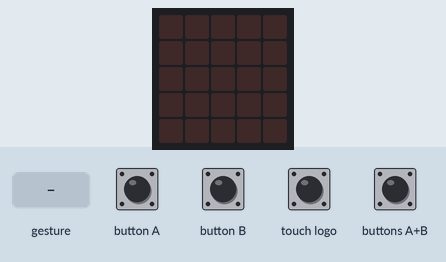
Recording of a program running on a simulated BBC micro:bit (MakeCode). Parts: the board's 5×5 LED display. Inputs (shaded band) come from the test bench. A tilt is held for 1.5 s and a shake lasts 1 s, then the board lies face up again.

Above: at 1.2 s.
1.3 s: button A pressed for 0.15 s
At 2.2 s:
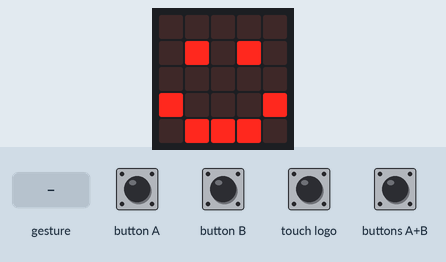
2.9 s: button B pressed for 0.15 s
At 3.4 s:
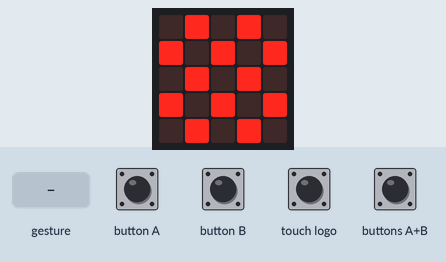
4.5 s: touch logo pressed for 0.15 s
At 5.8 s:
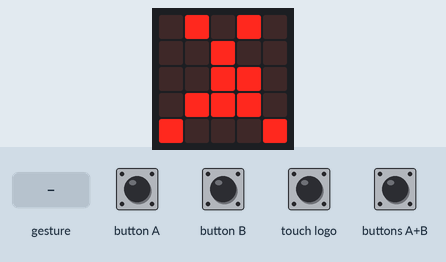
6.1 s: buttons A+B pressed for 0.15 s
At 7.0 s:
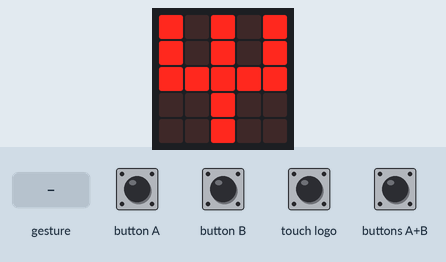
7.7 s: gesture 'shake'
At 8.9 s:
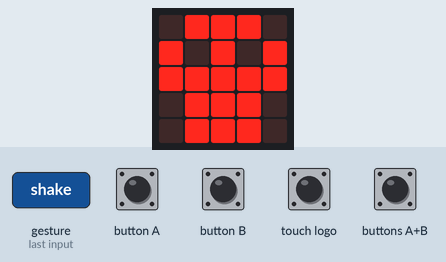
9.4 s: sound turns loud
At 10.0 s:
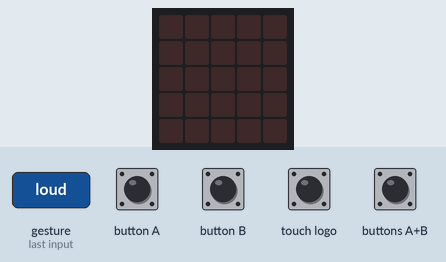
Timing chart, 0 to 11.9 s (numbered marks = the images above; inputs shaded):
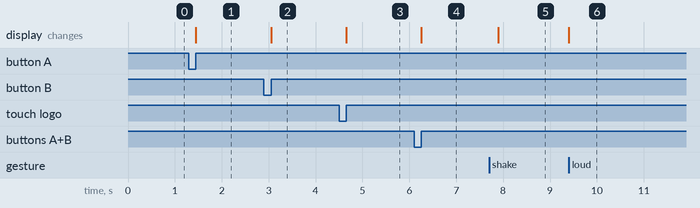

The program:

main.ts
```typescript
input.onLogoEvent(TouchButtonEvent.Pressed, function () {
    basic.showLeds(`
        . # . # .
        . . # . .
        . . # # .
        . # # # .
        # . . . #
        `)
})
input.onButtonPressed(Button.A, function () {
    basic.showLeds(`
        . . . . .
        . # . # .
        . . . . .
        # . . . #
        . # # # .
        `)
})
input.onGesture(Gesture.Shake, function () {
    basic.showLeds(`
        . # # # .
        # . # . #
        # # # # #
        . # # # .
        . # # # .
        `)
})
input.onButtonPressed(Button.AB, function () {
    basic.showLeds(`
        # . # . #
        # . # . #
        # # # # #
        . . # . .
        . . # . .
        `)
})
input.onSound(DetectedSound.Loud, function () {
    basic.showLeds(`
        . . . . .
        . . . . .
        . . . . .
        . . . . .
        . . . . .
        `)
})
input.onButtonPressed(Button.B, function () {
    basic.showLeds(`
        . # . # .
        # . # . #
        . # . # .
        # . # . #
        . # . # .
        `)
})
```

test.ts
```typescript
// aquí va el archivo "tests"; esto no se compilará cuando este paquete se utilice como una extensión.
```

Measured:
- after the input at 1.3 s, the display: changes after 0.15 s (image 1)
- after the input at 2.9 s, the display: changes after 0.15 s (image 2)
- after the input at 4.5 s, the display: changes after 0.15 s (image 3)
- after the input at 6.1 s, the display: changes after 0.15 s (image 4)
- after the input at 7.7 s, the display: changes after 0.20 s (image 5)
- after the input at 9.4 s, the display: changes at once (image 6)
